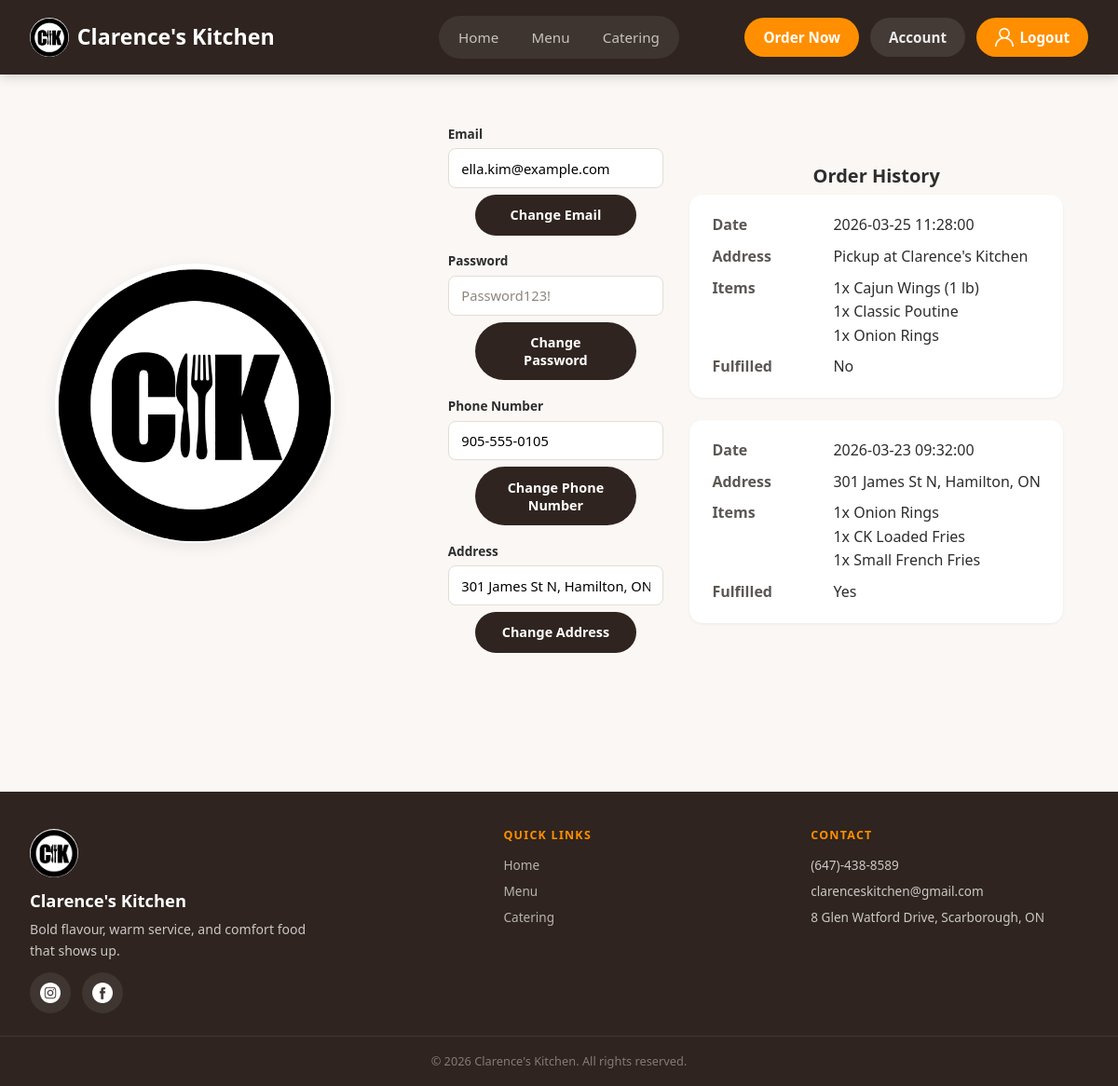
/account/index.php (signed in), run on the app's committed database.
### tables this page shows
CREATE TABLE IF NOT EXISTS `users` (
    `userID` INT AUTO_INCREMENT,
    `password` TEXT NOT NULL,
    `email` VARCHAR(255) UNIQUE,
    `phonenumber` varchar(25) UNIQUE,
    `address` TEXT,
    `ordersdone` INT DEFAULT(0),
    `admin` BOOLEAN DEFAULT(0),
    PRIMARY KEY (`userID`)
);

CREATE TABLE IF NOT EXISTS `orders` (
    `orderID` INT AUTO_INCREMENT,
    `accountID` INT,
    `orderDate` DATETIME,
    `address` TEXT NOT NULL,
    `fulfillmentMethod` VARCHAR(20) NOT NULL DEFAULT('pickup'),
    `fullfilled` BOOLEAN DEFAULT(0),
    `discountTotal` DOUBLE,
    PRIMARY KEY (`orderID`),
    FOREIGN KEY (`accountID`) REFERENCES `users`(`userID`)
);

CREATE TABLE IF NOT EXISTS `orderdetails` (
    `orderDetailID` INT AUTO_INCREMENT,
    `orderID` INT,
    `productID` INT NOT NULL,
    `quantity` INT,
    PRIMARY KEY (`orderDetailID`),
    FOREIGN KEY (`orderID`) REFERENCES `orders`(`orderID`),
    FOREIGN KEY (`productID`) REFERENCES `products`(`productID`)
);

CREATE TABLE IF NOT EXISTS `products` (
    `productID` INT AUTO_INCREMENT,
    `productName` TEXT,
    `productDesc` TEXT,
    `price` DOUBLE,
    `productImg` TEXT,
    `productClass` varchar(255),
    PRIMARY KEY (`productID`),
    FOREIGN KEY (`productClass`) REFERENCES `productClasses`(`name`)
);

### account/index.php (the view, shortened to what this page needs)
<?php
include "../assets/php/connect.php";
$email = $_SESSION["email"];
$stmt = $dbh->prepare("SELECT userID, email, phonenumber, address, admin FROM users WHERE email=?");
$stmt->execute([$email]);
$currentUser = $stmt->fetch(PDO::FETCH_ASSOC);
?>
<!doctype html>
<html lang="en">
<head>
    <link rel="stylesheet" href="../assets/css/global.css" />
    <link rel="stylesheet" href="../assets/css/account.css" />
</head>
<body>
    <header class="site-header">
        <a href="../" class="site-title"><img src="../assets/images/logo.png" alt="" class="site-logo">Clarence's Kitchen</a>
        <div class="header-actions">
            <a class="nav-cta" href="../menu/">Order Now</a>
            <?php if (!isset($_SESSION["email"])) { ?>
                <div class="account-menu">
                    <a class="nav-cta account-trigger" href="../login/" aria-label="Account menu">
                        <img src="../assets/images/user.png" alt="">
                        <span>Login/Signup</span>
                    </a>
                    <div class="account-dropdown">
                        <a href="../login/">Log In</a>
                        <a href="../signup/">Sign Up</a>
                    </div>
                </div>
            <?php } else { ?>
                <a href="../account/" class="login-status">Account</a>
                <div class="account-menu" id="logoutbtn">
                    <a class="nav-cta account-trigger" aria-label="Account menu">
                        <img src="../assets/images/user.png" alt="">
                        <span>Logout</span>
                    </a>
                </div>
            <?php } ?>
        </div>
    </header>
    <nav class="main-nav" id="main-nav" aria-label="Main navigation">
        <ul>
            <li><a href="../">Home</a></li>
            <li><a href="../menu/">Menu</a></li>
            <li><a href="../catering/">Catering</a></li>
        </ul>
    </nav>
    <div id="content">
        <div id="adminandlogo">
            <img src="../assets/images/logo.png" id="logo" />
        </div>
        <div id="changeForms">
            <div class="inputcontainer">
                <label for="emailinput">Email</label>
                <input type="email" id="emailinput" placeholder="email@example.com" value="<?php echo htmlspecialchars($currentUser["email"] ?? ""); ?>" />
                <button id="changeemail" class="button">Change Email</button>
            </div>
            <div class="inputcontainer">
                <label for="passinput">Password</label>
                <input type="password" id="passinput" placeholder="Password123!" />
                <button id="changepass" class="button">Change Password</button>
            </div>
            <div class="inputcontainer">
                <label for="phoneinput">Phone Number</label>
                <input type="text" id="phoneinput" placeholder="123-456-7890" value="<?php echo htmlspecialchars($currentUser["phonenumber"] ?? ""); ?>" />
                <button id="changephone" class="button">Change Phone Number</button>
            </div>
            <div class="inputcontainer">
                <label for="addressinput">Address</label>
                <input type="text" id="addressinput" placeholder="15 Example Drive" value="<?php echo htmlspecialchars($currentUser["address"] ?? ""); ?>" />
                <button id="changeaddress" class="button">Change Address</button>
            </div>
        </div>
        <div id="orderhistory">
            <div class="title">Order History</div>
            <table>
                <?php
                $acctID = $currentUser["userID"];
                $cmd = "SELECT * FROM orders WHERE accountID=? ORDER BY orderDate DESC LIMIT 5";
                $stmt = $dbh->prepare($cmd);
                $success = $stmt->execute([$acctID]);
                if ($success) {
                    while ($row = $stmt->fetch()) {
                        echo "<tr>";
                        $date = $row["orderDate"];
                        $address = $row["address"];
                        $cmd = "SELECT * FROM orderdetails WHERE orderID=?";
                        $stmt2 = $dbh->prepare($cmd);
                        $success = $stmt2->execute([$row["orderID"]]);
                        $fullfilled = $row["fullfilled"];
                        echo "<td data-label='Date'>" . $date . "</td>";
                        echo "<td data-label='Address'>" . $address . "</td>";
                        echo "<td data-label='Items'>";
                        while ($orderdetails = $stmt2->fetch()) {
                            $cmd = "SELECT * FROM products WHERE productID=?";
                            $stmt3 = $dbh->prepare($cmd);
                            $success = $stmt3->execute([$orderdetails["productID"]]);
                            echo $orderdetails["quantity"] . "x " . $stmt3->fetch()["productName"] . "<br>";
                        }
                        echo "</td>";
                        if ($fullfilled == 1) {
                            $fullfilled = "Yes";
                        } else {
                            $fullfilled = "No";
                        }
                        echo "<td data-label='Fulfilled'>" . $fullfilled . "</td>";
                        echo "</tr>";
                    }
                }
                ?>
            </table>
        </div>
    </div>
    <footer class="site-footer">
        <div class="footer-inner">
            <div class="footer-brand">
                <img src="../assets/images/logo.png" alt="Clarence's Kitchen" class="footer-logo">
                <span class="footer-title">Clarence's Kitchen</span>
                <p>Bold flavour, warm service, and comfort food that shows up.</p>
                <div class="footer-socials">
                    <a href="https://www.instagram.com/clarenceskitchen/" target="_blank" rel="noopener" aria-label="Instagram"><img src="../assets/images/instagram.png" alt="Instagram"></a>
                    <a href="https://www.facebook.com/ClarencesKitchen/" target="_blank" rel="noopener" aria-label="Facebook"><img src="../assets/images/facebook.png" alt="Facebook"></a>
                </div>
            </div>
            <div class="footer-links">
                <h4>Quick Links</h4>
                <ul>
                    <li><a href="../">Home</a></li>
                    <li><a href="../menu/">Menu</a></li>
                    <li><a href="../catering/">Catering</a></li>
                </ul>
            </div>
            <div class="footer-contact">
                <h4>Contact</h4>
                <ul>
                    <li>(647)-438-8589</li>
                    <li>clarenceskitchen@gmail.com</li>
                    <li>8 Glen Watford Drive, Scarborough, ON</li>
                </ul>
            </div>
        </div>
        <div class="footer-bottom">
            <p>&copy; 2026 Clarence's Kitchen. All rights reserved.</p>
        </div>
    </footer>
</body>
</html>

### assets/css/account.css (style rules this page uses)
.inputcontainer { justify-content: center; align-items: center; margin: 2%; }
.inputcontainer label { display: block; font-size: 0.85rem; font-weight: 600; color: var(--c-text); margin-bottom: 0.3rem; }
.inputcontainer input { width: 100%; padding: 0.65rem 0.85rem; border: 1.5px solid var(--c-border); border-radius: var(--radius-sm); font-size: 0.92rem; font-family: var(--font); background-color: #fff; transition: border-color 0.2s, box-shadow 0.2s; margin: 0; }
.inputcontainer input::placeholder { color: var(--c-text-muted); }
#changeForms { max-width: 25%; min-width: 20%; display: flex; flex-direction: column; justify-items: center; }
#content { display: flex; flex-direction: row; justify-content: center; align-items: center; padding: calc(var(--top-offset) + 3rem) 1rem 3rem; min-height: calc(100vh - 80px); }
#logo { height: 300px; width: 300px; border-radius: 50%; justify-content: center; box-shadow: var(--shadow-md); }
#adminandlogo { margin-right: 10%; justify-items: center; align-items: center; justify-content: center; }
.button { margin-top: 3%; display: flex; justify-self: center; margin-bottom: 3%; }
.inputcontainer .button { width: 75%; text-align: center; justify-content: center; }
.title { font-size: 20px; font-weight: 700; margin-bottom: 1%; text-align: center; }
#orderhistory { margin-left: 2%; min-width: 360px; max-width: 520px; }
#orderhistory table, #orderhistory tbody, #orderhistory td, #orderhistory tr { display: block; }
#orderhistory tr { background: var(--c-card); border-radius: var(--radius-md); box-shadow: var(--shadow-sm); margin-bottom: 1.5rem; padding: 1.25rem 1.5rem; }
#orderhistory td { border: none; position: relative; padding-left: 130px; text-align: left; margin-bottom: 0.5rem; width: auto; }
#orderhistory td:last-child { margin-bottom: 0; }
#orderhistory td::before { position: absolute; top: 0; left: 0; width: 110px; padding-right: 10px; white-space: nowrap; content: attr(data-label); font-weight: 600; color: var(--c-text-secondary); }

### data on the page
users: email "ella.kim@example.com", phonenumber "905-555-0105", address "301 James St N, Hamilton, ON"
orders: orderDate "2026-03-25 11:28:00", address "Pickup at Clarence's Kitchen", fullfilled "No"
orderdetails: quantity "1", productID.productName "Cajun Wings (1 lb)"
orderdetails: quantity "1", productID.productName "Classic Poutine"
orderdetails: quantity "1", productID.productName "Onion Rings"
orders: orderDate "2026-03-23 09:32:00", address "301 James St N, Hamilton, ON", fullfilled "Yes"
orderdetails: quantity "1", productID.productName "Onion Rings"
orderdetails: quantity "1", productID.productName "CK Loaded Fries"
orderdetails: quantity "1", productID.productName "Small French Fries"
